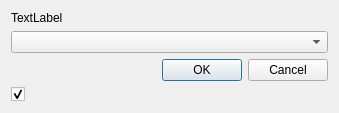
<?xml version="1.0" encoding="UTF-8"?>
<ui version="4.0">
 <class>FileLoaderDialog</class>
 <widget class="QDialog" name="FileLoaderDialog">
  <property name="geometry">
   <rect>
    <x>0</x>
    <y>0</y>
    <width>339</width>
    <height>105</height>
   </rect>
  </property>
  <property name="sizePolicy">
   <sizepolicy hsizetype="Fixed" vsizetype="Fixed">
    <horstretch>0</horstretch>
    <verstretch>0</verstretch>
   </sizepolicy>
  </property>
  <property name="windowTitle">
   <string>Select a loader</string>
  </property>
  <property name="layoutDirection">
   <enum>Qt::LeftToRight</enum>
  </property>
  <property name="sizeGripEnabled">
   <bool>false</bool>
  </property>
  <layout class="QVBoxLayout" name="verticalLayout">
   <item>
    <widget class="QLabel" name="label">
     <property name="sizePolicy">
      <sizepolicy hsizetype="Preferred" vsizetype="Expanding">
       <horstretch>0</horstretch>
       <verstretch>0</verstretch>
      </sizepolicy>
     </property>
     <property name="text">
      <string>TextLabel</string>
     </property>
    </widget>
   </item>
   <item>
    <widget class="QComboBox" name="pluginBox">
     <property name="statusTip">
      <string/>
     </property>
     <property name="whatsThis">
      <string/>
     </property>
     <property name="accessibleName">
      <string/>
     </property>
    </widget>
   </item>
   <item>
    <widget class="QDialogButtonBox" name="buttonBox">
     <property name="layoutDirection">
      <enum>Qt::LeftToRight</enum>
     </property>
     <property name="orientation">
      <enum>Qt::Horizontal</enum>
     </property>
     <property name="standardButtons">
      <set>QDialogButtonBox::Cancel|QDialogButtonBox::Ok</set>
     </property>
    </widget>
   </item>
   <item>
    <widget class="QCheckBox" name="alwaysUse">
     <property name="sizePolicy">
      <sizepolicy hsizetype="Minimum" vsizetype="Expanding">
       <horstretch>0</horstretch>
       <verstretch>0</verstretch>
      </sizepolicy>
     </property>
     <property name="text">
      <string/>
     </property>
     <property name="checked">
      <bool>true</bool>
     </property>
    </widget>
   </item>
  </layout>
 </widget>
 <resources/>
 <connections>
  <connection>
   <sender>buttonBox</sender>
   <signal>accepted()</signal>
   <receiver>FileLoaderDialog</receiver>
   <slot>accept()</slot>
   <hints>
    <hint type="sourcelabel">
     <x>248</x>
     <y>254</y>
    </hint>
    <hint type="destinationlabel">
     <x>157</x>
     <y>274</y>
    </hint>
   </hints>
  </connection>
  <connection>
   <sender>buttonBox</sender>
   <signal>rejected()</signal>
   <receiver>FileLoaderDialog</receiver>
   <slot>reject()</slot>
   <hints>
    <hint type="sourcelabel">
     <x>316</x>
     <y>260</y>
    </hint>
    <hint type="destinationlabel">
     <x>286</x>
     <y>274</y>
    </hint>
   </hints>
  </connection>
 </connections>
</ui>
